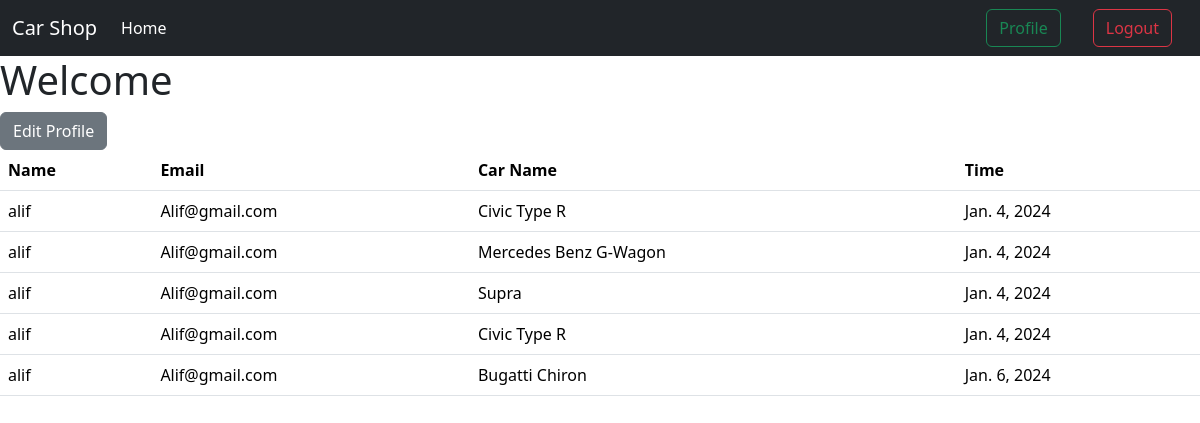
Page /buyer/profile/ (signed in) on the earlier database version.
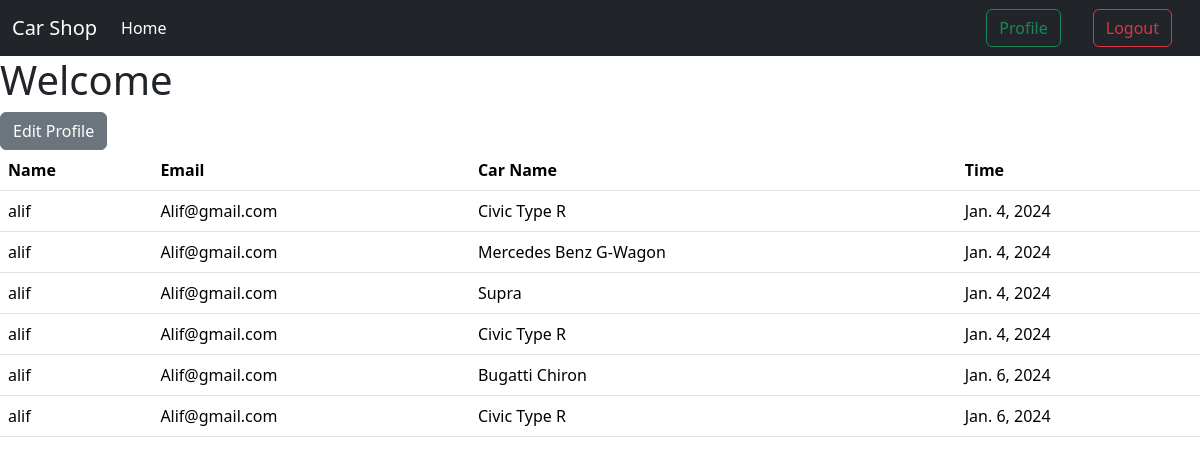
Same page on the later database version.
### car_model/models.py (models this page shows, shortened)
class BuyModel(models.Model):
    car = models.ForeignKey(Car_Model, on_delete=models.CASCADE)
    buyer = models.ForeignKey(User, on_delete=models.CASCADE)
    time_stamp = models.DateField(auto_now_add=True)

class Car_Model(models.Model):
    image = models.ImageField(upload_to='car_model/media/uploads/', blank = True, null = True)
    car_name = models.CharField(max_length = 30)
    car_descriptions = models.TextField()
    car_price = models.CharField(max_length = 40)
    quantity = models.IntegerField(default=0)
    brand = models.ForeignKey(Car_Brand, on_delete = models.CASCADE)

### buyer/views.py (the view)
# urls.py: path('profile/',views.user_profie,name="profile_page"),
@login_required
def user_profie(request):
    user = request.user
    details = BuyModel.objects.filter(buyer=user)
    return render(request,'profile.html',{'detail':details})

### buyer/templates/profile.html
{% extends 'base.html' %}
{% load crispy_forms_tags %}
{% block content %}
  <h1>Welcome</h1>
  <a href="{% url 'edit_profile_page' %}" class="btn btn-secondary">Edit Profile</a>
  <table class="table">
    <thead>
      <tr>
        <th scope="col">Name</th>
        <th scope="col">Email</th>
        <th scope="col">Car Name</th>
        <th scope="col">Time</th>
      </tr>
    </thead>
    <tbody>
    {%for i in detail%}
      <tr>
        <td>{{i.buyer.username}}</td>
        <td>{{i.buyer.email}}</td>
        <td>{{i.car.car_name}}</td>
        <td>{{i.time_stamp}}</td>
      </tr>
  {% endfor %}
{% endblock %}

Differences in the rows shown:
added BuyModel: buyer.username "alif", buyer.email "Alif@gmail.com", car.car_name "Civic Type R", time_stamp "Jan. 6, 2024"
